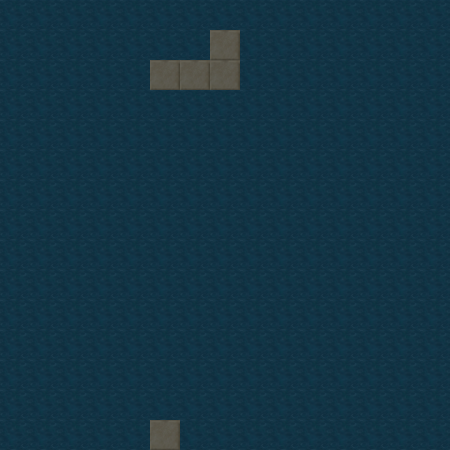

This game map was drawn from its Tiled (.tmx) file and the tilesets committed beside it. A one-line description and the trimmed map source follow:
An orthogonal 15x15 tile map with 30x30 px tiles, 2 tile layers (mainlayer, seclayer).

<map version="1.0" orientation="orthogonal" renderorder="right-down" width="15" height="15" tilewidth="30" tileheight="30" nextobjectid="1">
 <tileset firstgid="1" name="sourceimage3" tilewidth="30" tileheight="30" tilecount="165">
  <image source="../images/sourceimage3.png" width="450" height="330" />
 </tileset>
 <layer name="mainlayer" width="15" height="15">
  <data>[225 cells, 225 non-empty, 2 distinct tile ids]</data>
 </layer>
 <layer name="seclayer" width="15" height="15">
  <data>[225 cells, 22 non-empty, 1 distinct tile ids]</data>
 </layer>
</map>